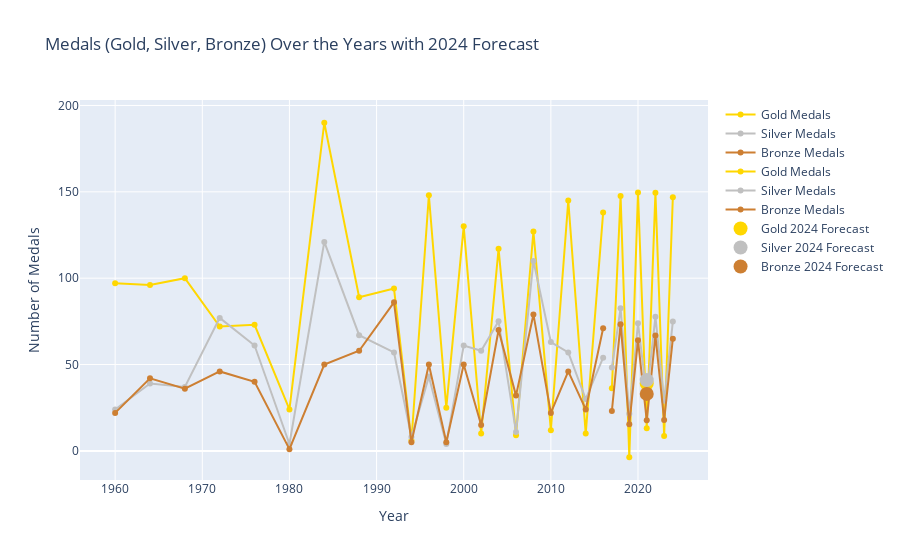

Write notebook code for a chart like this one.
### Code cell
fig2 = go.Figure()
fig2.add_trace(go.Scatter(x=usa_data.index, y=usa_data['Gold'], mode='lines+markers', name='Gold Medals', line=dict(color='gold')))
fig2.add_trace(go.Scatter(x=usa_data.index, y=usa_data['Silver'], mode='lines+markers', name='Silver Medals', line=dict(color='silver')))
fig2.add_trace(go.Scatter(x=usa_data.index, y=usa_data['Bronze'], mode='lines+markers', name='Bronze Medals', line=dict(color='#CD7F32')))
fig2.add_trace(go.Scatter(x=forecast_df.index, y=forecast_df['Gold'], mode='lines+markers', name='Gold Medals', line=dict(color='gold')))
fig2.add_trace(go.Scatter(x=forecast_df.index, y=forecast_df['Silver'], mode='lines+markers', name='Silver Medals', line=dict(color='silver')))
fig2.add_trace(go.Scatter(x=forecast_df.index, y=forecast_df['Bronze'], mode='lines+markers', name='Bronze Medals', line=dict(color='#CD7F32')))
fig2.add_trace(go.Scatter(x=[2021], y=medal_2021_usa['Gold'], mode='markers', name='Gold 2024 Forecast', marker=dict(color='gold', size=14)))
fig2.add_trace(go.Scatter(x=[2021], y=medal_2021_usa['Silver'], mode='markers', name='Silver 2024 Forecast', marker=dict(color='silver', size=14)))
fig2.add_trace(go.Scatter(x=[2021], y= medal_2021_usa['Bronze'], mode='markers', name='Bronze 2024 Forecast', marker=dict(color='#CD7F32', size=14)))
fig2.update_layout(title='Medals (Gold, Silver, Bronze) Over the Years with 2024 Forecast',
                   xaxis_title='Year',
                   yaxis_title='Number of Medals')
fig2.show()

### Figure 1 — Plotly figure (JSON) as saved in the notebook; plotly's stock layout.template omitted (floating-point values rounded to 4 significant figures)
{"data": [{"line": {"color": "gold"}, "mode": "lines+markers", "name": "Gold Medals", "type": "scatter", "x": ["1960-01-01T00:00:00", "1964-01-01T00:00:00", "1968-01-01T00:00:00", "1972-01-01T00:00:00", "1976-01-01T00:00:00", "1980-01-01T00:00:00", "1984-01-01T00:00:00", "1988-01-01T00:00:00", "1992-01-01T00:00:00", "1994-01-01T00:00:00", "1996-01-01T00:00:00", "1998-01-01T00:00:00", "2000-01-01T00:00:00", "2002-01-01T00:00:00", "2004-01-01T00:00:00", "2006-01-01T00:00:00", "2008-01-01T00:00:00", "2010-01-01T00:00:00", "2012-01-01T00:00:00", "2014-01-01T00:00:00", "2016-01-01T00:00:00"], "y": [97, 96, 100, 72, 73, 24, 190, 89, 94, 6, 148, 25, 130, 10, 117, 9, 127, 12, 145, 10, 138]}, {"line": {"color": "silver"}, "mode": "lines+markers", "name": "Silver Medals", "type": "scatter", "x": ["1960-01-01T00:00:00", "1964-01-01T00:00:00", "1968-01-01T00:00:00", "1972-01-01T00:00:00", "1976-01-01T00:00:00", "1980-01-01T00:00:00", "1984-01-01T00:00:00", "1988-01-01T00:00:00", "1992-01-01T00:00:00", "1994-01-01T00:00:00", "1996-01-01T00:00:00", "1998-01-01T00:00:00", "2000-01-01T00:00:00", "2002-01-01T00:00:00", "2004-01-01T00:00:00", "2006-01-01T00:00:00", "2008-01-01T00:00:00", "2010-01-01T00:00:00", "2012-01-01T00:00:00", "2014-01-01T00:00:00", "2016-01-01T00:00:00"], "y": [24, 39, 37, 77, 61, 4, 121, 67, 57, 8, 43, 4, 61, 58, 75, 11, 110, 63, 57, 30, 54]}, {"line": {"color": "#CD7F32"}, "mode": "lines+markers", "name": "Bronze Medals", "type": "scatter", "x": ["1960-01-01T00:00:00", "1964-01-01T00:00:00", "1968-01-01T00:00:00", "1972-01-01T00:00:00", "1976-01-01T00:00:00", "1980-01-01T00:00:00", "1984-01-01T00:00:00", "1988-01-01T00:00:00", "1992-01-01T00:00:00", "1994-01-01T00:00:00", "1996-01-01T00:00:00", "1998-01-01T00:00:00", "2000-01-01T00:00:00", "2002-01-01T00:00:00", "2004-01-01T00:00:00", "2006-01-01T00:00:00", "2008-01-01T00:00:00", "2010-01-01T00:00:00", "2012-01-01T00:00:00", "2014-01-01T00:00:00", "2016-01-01T00:00:00"], "y": [22, 42, 36, 46, 40, 1, 50, 58, 86, 5, 50, 5, 50, 15, 70, 32, 79, 22, 46, 24, 71]}, {"line": {"color": "gold"}, "mode": "lines+markers", "name": "Gold Medals", "type": "scatter", "x": ["2017-01-01", "2018-01-01", "2019-01-01", "2020-01-01", "2021-01-01", "2022-01-01", "2023-01-01", "2024-01-01"], "y": [36.28, 147.6, -3.685, 149.6, 13.15, 149.4, 8.602, 146.8]}, {"line": {"color": "silver"}, "mode": "lines+markers", "name": "Silver Medals", "type": "scatter", "x": ["2017-01-01", "2018-01-01", "2019-01-01", "2020-01-01", "2021-01-01", "2022-01-01", "2023-01-01", "2024-01-01"], "y": [48.23, 82.55, 21.49, 73.92, 32.33, 77.61, 29.0, 74.87]}, {"line": {"color": "#CD7F32"}, "mode": "lines+markers", "name": "Bronze Medals", "type": "scatter", "x": ["2017-01-01", "2018-01-01", "2019-01-01", "2020-01-01", "2021-01-01", "2022-01-01", "2023-01-01", "2024-01-01"], "y": [23.11, 73.37, 15.47, 64.01, 17.7, 66.8, 17.86, 64.95]}, {"marker": {"color": "gold", "size": 14}, "mode": "markers", "name": "Gold 2024 Forecast", "type": "scatter", "x": [2021], "y": [39]}, {"marker": {"color": "silver", "size": 14}, "mode": "markers", "name": "Silver 2024 Forecast", "type": "scatter", "x": [2021], "y": [41]}, {"marker": {"color": "#CD7F32", "size": 14}, "mode": "markers", "name": "Bronze 2024 Forecast", "type": "scatter", "x": [2021], "y": [33]}], "layout": {"title": {"text": "Medals (Gold, Silver, Bronze) Over the Years with 2024 Forecast"}, "xaxis": {"title": {"text": "Year"}}, "yaxis": {"title": {"text": "Number of Medals"}}}}
